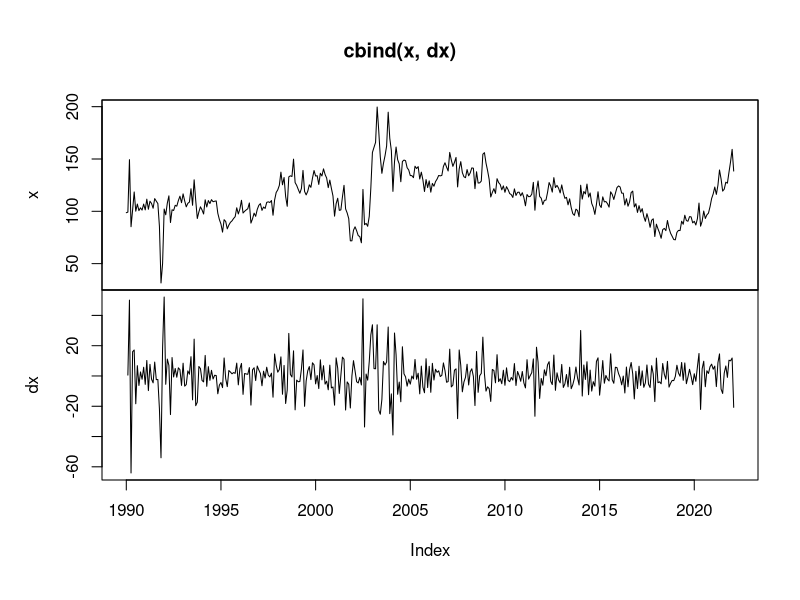
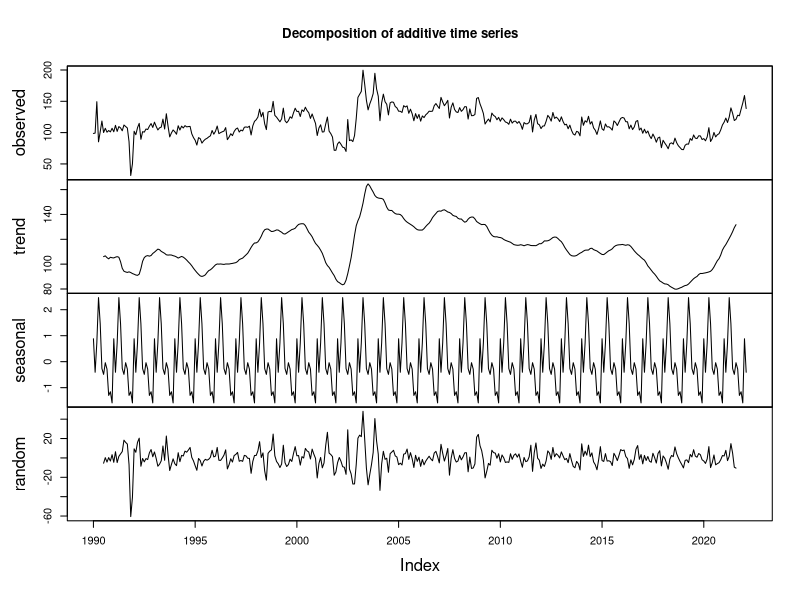

Write R code to recreate these figures, in order.
# Fichier de test 
df <- read.csv("valeurs_mensuelles.csv",sep=';',skip = 3)
df

install.packages("zoo")
require(zoo)

dates_char <- as.character(df$Période)

dates <- as.yearmon(seq(from=1990+0/12,to=2022+1/12,by=1/12))

x<-zoo(df$X,order.by=dates)


dx<-diff(x,1)

plot(cbind(x,dx))

plot(decompose(x))
